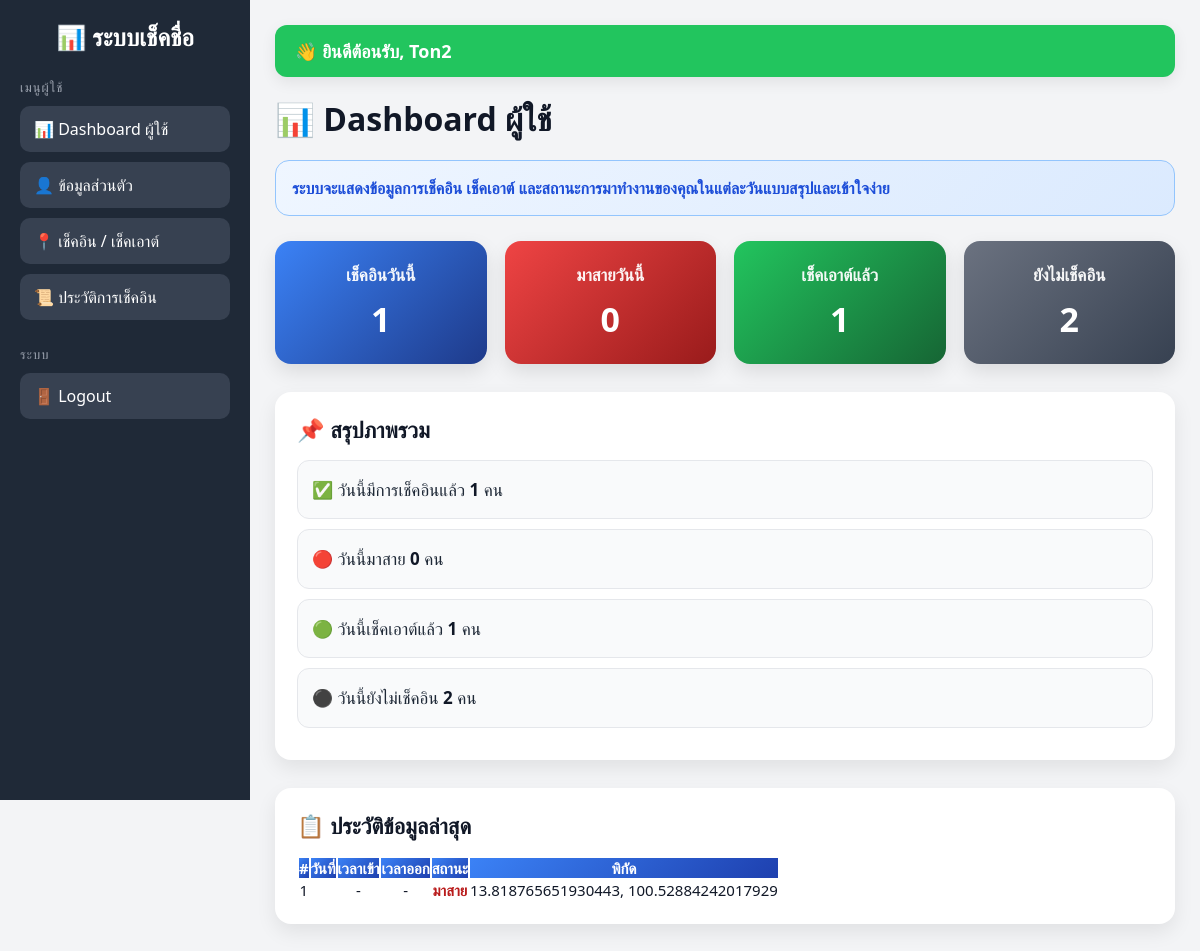
/dashboard/ (signed in), run on the app's committed database.
### checkin/models.py (models this page shows, shortened)
class CheckInRecord(models.Model):
    ACTION_CHOICES = [
        ('checkin', 'Check In'),
        ('checkout', 'Check Out'),
    ]
    STATUS_CHOICES = [
        ('present', 'Present'),
        ('late', 'Late'),
    ]
    user = models.ForeignKey(User, on_delete=models.CASCADE)
    action = models.CharField(max_length=10, choices=ACTION_CHOICES)
    latitude = models.FloatField()
    longitude = models.FloatField()
    distance = models.FloatField(default=0)
    status = models.CharField(max_length=10, choices=STATUS_CHOICES, default='present')
    created_at = models.DateTimeField(auto_now_add=True)

### checkin/views.py (the view)
# urls.py: path('dashboard/', views.dashboard, name='dashboard'),
@login_required
def dashboard(request):
    today = timezone.localdate()
    data = CheckInRecord.objects.filter(user=request.user).select_related('user').order_by('-created_at')
    today_records = CheckInRecord.objects.filter(created_at__date=today)
    total_checkin = today_records.filter(action='checkin').count()
    late_count = today_records.filter(action='checkin', status='late').count()
    checkout_count = today_records.filter(action='checkout').count()
    total_users = User.objects.filter(is_superuser=False, is_staff=False, is_active=True).count()
    users_checked_in_today = today_records.filter(action='checkin', user__is_superuser=False, user__is_staff=False, user__is_active=True).values('user').distinct().count()
    not_checked_in = max(total_users - users_checked_in_today, 0)
    daily_stats = (
        CheckInRecord.objects
        .filter(action='checkin')
        .values('created_at__date')
        .annotate(total=Count('id'))
        .order_by('created_at__date')
    )
    labels = [str(item['created_at__date']) for item in daily_stats]
    values = [item['total'] for item in daily_stats]
    status_labels = ['มาปกติ', 'มาสาย']
    status_values = [
        CheckInRecord.objects.filter(action='checkin', status='present').count(),
        CheckInRecord.objects.filter(action='checkin', status='late').count(),
    ]
    returned_users, not_returned_users = get_return_status_summary()
    context = {
        'data': data,
        'total_checkin': total_checkin,
        'late_count': late_count,
        'checkout_count': checkout_count,
        'not_checked_in': not_checked_in,
        'labels': json.dumps(labels),
        'values': json.dumps(values),
        'status_labels': json.dumps(status_labels),
        'status_values': json.dumps(status_values),
        'returned_count': len(returned_users),
        'not_returned_count': len(not_returned_users),
    }
    return render(request, 'dashboard.html', context)

### checkin/views.py (called while the page is built)
def get_return_status_summary():
    today = timezone.localdate()
    today_records = (
        CheckInRecord.objects
        .filter(created_at__date=today)
        .select_related('user')
        .order_by('user_id', '-created_at')
    )
    latest_by_user = {}
    for record in today_records:
        if record.user_id not in latest_by_user:
            latest_by_user[record.user_id] = record
    returned_users = []
    not_returned_users = []
    for _, record in latest_by_user.items():
        if record.action == 'checkin':
            returned_users.append(record)
        elif record.action == 'checkout':
            not_returned_users.append(record)
    return returned_users, not_returned_users

### checkin/templates/dashboard.html (shortened to what this page needs)
{% extends 'base.html' %}
{% block content %}
<h2 class="dashboard-title">📊 Dashboard ผู้ใช้</h2>
<div class="note-box">
    ระบบจะแสดงข้อมูลการเช็คอิน เช็คเอาต์ และสถานะการมาทำงานของคุณในแต่ละวันแบบสรุปและเข้าใจง่าย
</div>
<div class="summary-grid">
    <div class="summary-card bg-blue">
        <div class="label">เช็คอินวันนี้</div>
        <div class="value">{{ total_checkin|default:0 }}</div>
    </div>
    <div class="summary-card bg-red">
        <div class="label">มาสายวันนี้</div>
        <div class="value">{{ late_count|default:0 }}</div>
    </div>
    <div class="summary-card bg-green">
        <div class="label">เช็คเอาต์แล้ว</div>
        <div class="value">{{ checkout_count|default:0 }}</div>
    </div>
    <div class="summary-card bg-gray">
        <div class="label">ยังไม่เช็คอิน</div>
        <div class="value">{{ not_checked_in|default:0 }}</div>
    </div>
</div>
<div class="box">
    <h4>📌 สรุปภาพรวม</h4>
    <ul class="summary-list">
        <li>✅ วันนี้มีการเช็คอินแล้ว <b>{{ total_checkin|default:0 }}</b> คน</li>
        <li>🔴 วันนี้มาสาย <b>{{ late_count|default:0 }}</b> คน</li>
        <li>🟢 วันนี้เช็คเอาต์แล้ว <b>{{ checkout_count|default:0 }}</b> คน</li>
        <li>⚫ วันนี้ยังไม่เช็คอิน <b>{{ not_checked_in|default:0 }}</b> คน</li>
    </ul>
</div>
<div class="box">
    <h4 class="table-title">📋 ประวัติข้อมูลล่าสุด</h4>
    <div class="table-responsive">
        <table class="table table-bordered table-hover">
            <tr>
                <th>#</th>
                <th>วันที่</th>
                <th>เวลาเข้า</th>
                <th>เวลาออก</th>
                <th>สถานะ</th>
                <th>พิกัด</th>
            </tr>
            {% for d in data %}
            <tr>
                <td>{{ forloop.counter }}</td>
                <td>{{ d.date }}</td>
                <td>{{ d.check_in_time|date:"H:i:s"|default:"-" }}</td>
                <td>{{ d.check_out_time|date:"H:i:s"|default:"-" }}</td>
                <td>
                    {% if d.status == 'late' %}
                    <span class="status-late">มาสาย</span>
                    {% else %}
                    <span class="status-present">{{ d.get_status_display }}</span>
                    {% endif %}
                </td>
                <td>{{ d.latitude|default:"-" }}, {{ d.longitude|default:"-" }}</td>
            </tr>
            {% empty %}
            <tr>
                <td colspan="6" class="empty-text">ยังไม่มีข้อมูลการเช็คอิน</td>
            </tr>
            {% endfor %}
        </table>
    </div>
</div>
{% endblock %}

### checkin/templates/base.html (shortened to what this page needs)
<!DOCTYPE html>
<html lang="th">
<head>
</head>
<body>
    <div class="layout">
        <div class="sidebar">
            <h2>📊 ระบบเช็คชื่อ</h2>
            <div class="menu-group">
                <div class="menu-title">เมนูผู้ใช้</div>
                <a href="{% url 'dashboard' %}">📊 Dashboard ผู้ใช้</a>
                <a href="{% url 'profile' %}">👤 ข้อมูลส่วนตัว</a>
                <a href="{% url 'checkin' %}">📍 เช็คอิน / เช็คเอาต์</a>
                <a href="{% url 'history' %}">📜 ประวัติการเช็คอิน</a>
            </div>
            <div class="menu-group">
                <div class="menu-title">ระบบ</div>
                <a href="{% url 'logout' %}">🚪 Logout</a>
            </div>
        </div>
        <div class="content">
            <div class="topbar">
                👋 ยินดีต้อนรับ, {{ request.user.username }}
            </div>
            {% block content %}
            {% endblock %}
        </div>
    </div>
</body>
</html>

### checkin/templates/base.html (style rules this page uses)
* { box-sizing: border-box; margin: 0; padding: 0; font-family: "Segoe UI", Tahoma, Geneva, Verdana, sans-serif; }
body { background: #f3f4f6; color: #111827; }
.layout { display: flex; min-height: 100vh; }
.sidebar { width: 250px; background: #1f2937; color: white; padding: 20px; position: fixed; top: 0; left: 0; height: 100vh; overflow-y: auto; }
.sidebar h2 { font-size: 24px; margin-bottom: 25px; text-align: center; }
.menu-group { margin-bottom: 25px; }
.menu-title { font-size: 13px; color: #9ca3af; margin-bottom: 10px; text-transform: uppercase; letter-spacing: 1px; }
.sidebar a { display: block; padding: 12px 14px; margin-bottom: 10px; text-decoration: none; color: white; background: #374151; border-radius: 10px; transition: 0.25s; font-weight: 500; }
.content { margin-left: 250px; width: calc(100% - 250px); padding: 25px; }
.topbar { background: #22c55e; color: white; padding: 14px 20px; border-radius: 12px; margin-bottom: 20px; font-size: 18px; font-weight: bold; box-shadow: 0 5px 15px rgba(0, 0, 0, 0.08); }

### checkin/templates/dashboard.html (style rules this page uses)
.dashboard-title { margin-bottom: 20px; font-weight: bold; font-size: 32px; color: #111827; }
.summary-grid { display: grid; grid-template-columns: repeat(auto-fit, minmax(210px, 1fr)); gap: 18px; margin-bottom: 28px; }
.summary-card { color: white; border-radius: 16px; padding: 22px 18px; text-align: center; font-weight: bold; box-shadow: 0 8px 20px rgba(0, 0, 0, 0.10); transition: 0.25s; }
.summary-card .label { font-size: 17px; opacity: 0.95; }
.summary-card .value { margin-top: 10px; font-size: 34px; font-weight: 800; color: white; }
.bg-blue { background: linear-gradient(135deg, #3b82f6, #1e3a8a); }
.bg-red { background: linear-gradient(135deg, #ef4444, #991b1b); }
.bg-green { background: linear-gradient(135deg, #22c55e, #166534); }
.bg-gray { background: linear-gradient(135deg, #6b7280, #374151); }
.box { background: white; border-radius: 16px; padding: 22px; box-shadow: 0 8px 20px rgba(0, 0, 0, 0.08); margin-bottom: 28px; }
.box h4 { margin-bottom: 16px; font-size: 22px; color: #111827; }
.summary-list { list-style: none; padding: 0; margin: 0; line-height: 2.2; font-size: 17px; color: #1f2937; }
.summary-list li { padding: 10px 14px; background: #f9fafb; border-radius: 12px; margin-bottom: 10px; border: 1px solid #e5e7eb; }
.summary-list b { color: #111827; }
.table-title { margin-bottom: 16px; font-size: 22px; color: #111827; }
.table th { background: linear-gradient(135deg, #3b82f6, #1e40af); color: white; text-align: center; vertical-align: middle; font-size: 15px; }
.table td { text-align: center; vertical-align: middle; font-size: 15px; }
.status-late { color: #b91c1c; font-weight: bold; }
.note-box { background: linear-gradient(135deg, #eff6ff, #dbeafe); border: 1px solid #93c5fd; color: #1d4ed8; border-radius: 14px; padding: 16px; margin-bottom: 25px; font-size: 16px; font-weight: 600; }

### data on the page
CheckInRecord: check_in_time "-", check_out_time "-", status "มาสาย", latitude "13.818765651930443", longitude "100.52884242017929"

### other printed values
{{ request.user.username }} "Ton2"
{{ total_checkin|default:0 }} "1"
{{ late_count|default:0 }} "0"
{{ checkout_count|default:0 }} "1"
{{ not_checked_in|default:0 }} "2"
